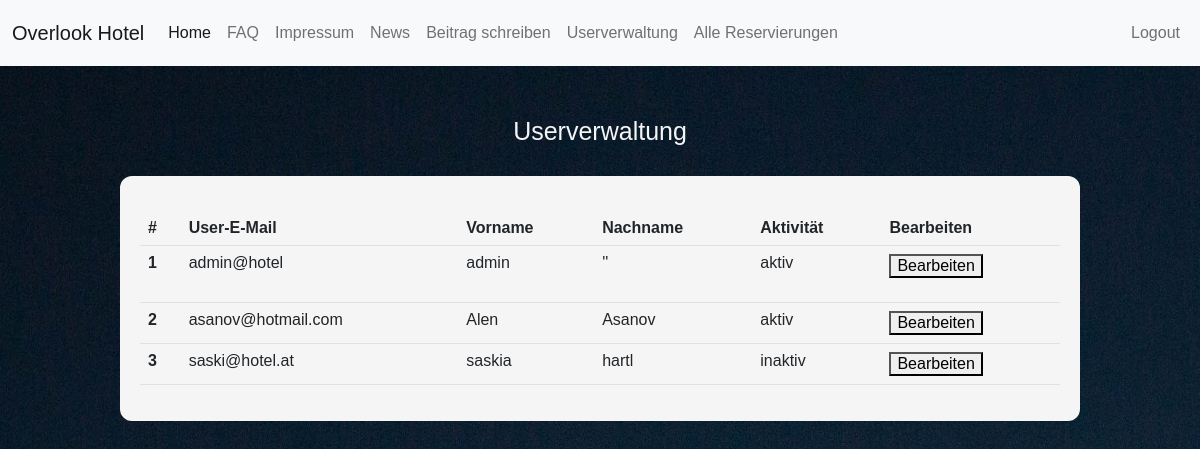
/Userverwaltung.php (signed in), run on the app's committed database.
### tables this page shows
CREATE TABLE `users` (
  `useremail` varchar(200) NOT NULL,
  `nachname` varchar(200) NOT NULL DEFAULT '''''',
  `vorname` varchar(50) NOT NULL DEFAULT '"',
  `password` varchar(260) NOT NULL DEFAULT '"',
  `anrede` varchar(10) NOT NULL DEFAULT '"',
  `geb` date DEFAULT NULL,
  `stadt` varchar(200) DEFAULT '"',
  `plz` int(5) DEFAULT NULL,
  `land` varchar(200) NOT NULL DEFAULT '"',
  `aktiv` varchar(50) NOT NULL DEFAULT 'aktiv'
);

### Userverwaltung.php (the view, shortened to what this page needs)
<html>
<head>
    <link href="https://cdn.jsdelivr.net/npm/bootstrap@5.2.2/dist/css/bootstrap.min.css" rel="stylesheet"
>
    <link rel="stylesheet" href="stylesheet.css">
    <?php include "navbar.php" ?>
</head>
<body>
<?php if( (isset($_SESSION['username']))&&($_SESSION['username']=="admin@hotel"))  {
            ?>
        <h1>Userverwaltung</h1>
        <?php
     include "admin-userbearbeitung.php";?>
       <?php $x = 1;?>
        <fieldset>
            <table class="table">
  <thead>
    <tr>
    <th scope="col">#</th>
      <th scope="col">User-E-Mail</th>
      <th scope="col">Vorname</th>
      <th scope="col">Nachname</th>
      <th scope="col">Aktivität</th>
      <th scope="col">Bearbeiten</th>
    </tr>
  </thead>
     <?php
        require('dbaccess.php');
        $db_obj = new mysqli($host, $user, $password, $database);
        $sql = "SELECT * FROM `users`";
        $stmt = $db_obj->prepare($sql);
        $stmt->execute();
            $stmt->bind_result($useremail, $nname, $vname, $pw, $anred, $geb, $stadt, $plz, $land, $aktiv);
            $stmt->store_result();
        if ($stmt->num_rows > 0) {
            while ($stmt->fetch()) {
                ?>
  <tbody>
    <tr>
      <th scope="row"><?php echo "$x"; ?></th>
      <td><?php echo "$useremail"; ?></td>
      <td><?php echo "$vname"; ?></td>
      <td><?php echo "$nname"; ?></td>
      <td><?php echo "$aktiv"; ?></td>
      <td><form name="userverwaltung" method="post"
            action="<?php echo htmlspecialchars($_SERVER["PHP_SELF"]); ?>">
<button type="submit" name="button" value= "<?php echo $useremail; ?>" >Bearbeiten</button></td>
    </tr>
  </tbody>
  <?php $x++;?>
    <?php }
    ?>
    </table>
    <?php
        }  else {?>
            <fieldset>
            Keine Reservierungen vorhanden
        </fieldset>
                <?php
        }
        ?>
</body>
                    <?php } ?>

### stylesheet.css (style rules this page uses)
* { font-family: 'Trebuchet MS', 'Lucida Sans Unicode', 'Lucida Grande', 'Lucida Sans', Arial, sans-serif; }
h1 { font-size: 25px; color: whitesmoke; font-weight: 100; text-align: center; margin-top: 50px; }
body { background-image: url(hotelbild.jpg); background-size: 250% 300%; background-repeat: repeat-y; }
fieldset { background-color: whitesmoke; margin-top: 30px; margin-left: 10%; margin-right: 10%; margin-bottom: 5%; border-radius: 12px; padding: 20px; padding-top: 35px; border-color: whitesmoke; }
fieldset { color:#000; }

### data on the page
users: useremail "admin@hotel", vorname "admin", nachname "''", aktiv "aktiv"
users: useremail "asanov@hotmail.com", vorname "Alen", nachname "Asanov", aktiv "aktiv"
users: useremail "saski@hotel.at", vorname "saskia", nachname "hartl", aktiv "inaktiv"
